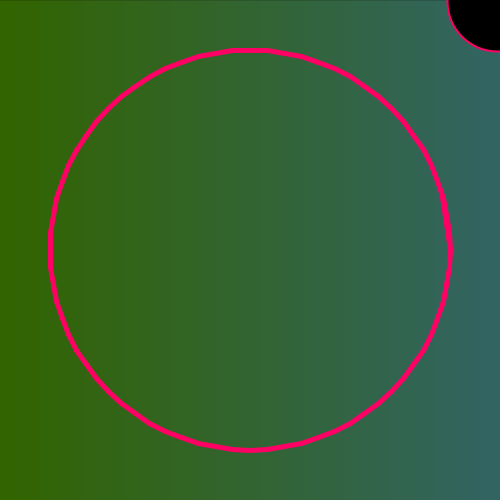
Frame 1 (no input)
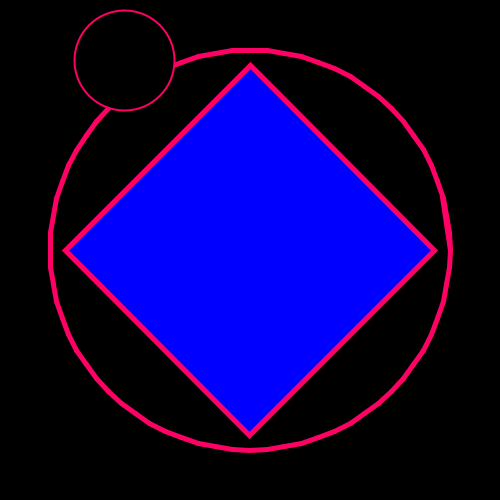
Frame 60 (the mouse pressed at the canvas centre just before this capture)
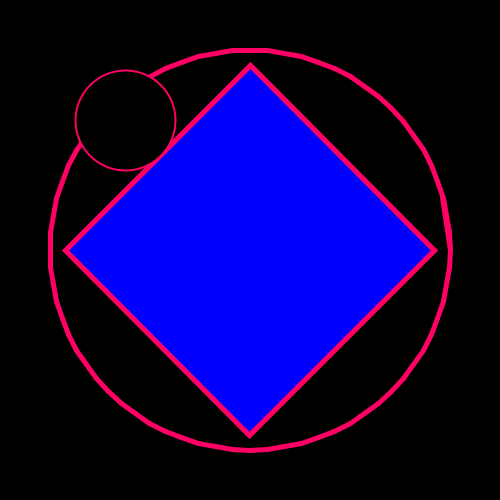
Frame 120 (the mouse held since frame 60 and released just before this capture)

The Processing sketch that drew these frames (run headless with seeded random() and noise(); from frame 60 on, the mouse is pressed at the canvas centre):

// Processing sketch: processing_112636
// ── processing_112636.pde

float angle = 0;
float offset = 1;
float counter = 0;
float s = 2;
float scaleSpeed = 0.01;

void setup()
{
  size(500,500);
}

void draw()
{
  background(0);
  angle += 0.1;
  s += scaleSpeed;
  if (s > 3 || s < 0)
  {
    scaleSpeed = -scaleSpeed;
  }
  else 
  {
    scaleSpeed = .6;
  }
    
  //rotate(radians(45));
  float degrees = radians(45);
  rectMode(CENTER);
  
  pushMatrix();
  fill(0, 0, 255);
  translate(width/2, height/2);
  rotate(degrees);
  scale(s);
  rect(0, 0, 100, 100);
  noFill();
  
  popMatrix();
  
  
  if(counter > 5 || counter < 0)
  {
  fill(255, 0, 0);
  rectMode(CENTER);
  translate(width/2 , height/2);
  rotate(angle);
  rect(0, 0, 50, 50);
  noFill();
 
  }


  counter += 1 / 60.0;
  if (counter < .5)
  {
    drawGradient();
  }
  stroke(360, 0, 100);
  strokeWeight(5);
  float radius = 200;
  int centX = width / 2;
  int centY = height / 2;
  float x, y;
  float lastx = centX + (radius * cos(50));
  float lasty = centY + (radius * sin(50));
  for (float ang = 0; ang <= 360; ang += 5)
  {  
    float rad = radians(ang); 
    x = centX + (radius * cos(rad));
    y = centY + (radius * sin(rad));
    line(lastx, lasty, x, y);
    lastx = x;
    lasty = y;
  }

  strokeWeight (2);
  fill( 0, 255, 0);
  drawEllipse();
}
float ellipseX = 0.0;

void drawEllipse()
{
  ellipseX += 1;
  if (ellipseX > width)
  {
    ellipseX = 0;
  }
   
  fill(0);
   
  float angle = ellipseX * 8;
  float ellipseY = (height / 2) + cos(radians(angle)) * (height / 2);
  ellipse(ellipseY, ellipseX, 100, 100);
}



void drawGradient()
{
  for (int x = 0; x < width; x += 1)
  {
    float percentage = x / (float)width;
    stroke(50, 100, 100 * percentage);
    line(x, 0, x, height);
  }
}
